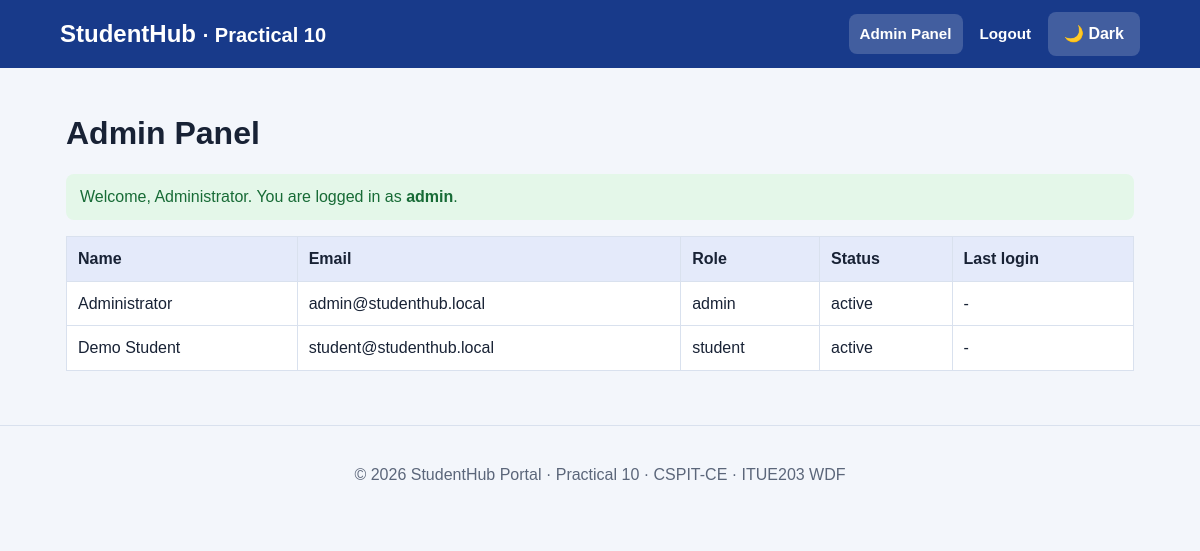
/admin.php (signed in), run on the app's committed database.
### tables this page shows
CREATE TABLE users (
  user_id INT AUTO_INCREMENT PRIMARY KEY,
  name VARCHAR(60) NOT NULL,
  email VARCHAR(100) NOT NULL UNIQUE,
  mobile VARCHAR(10) DEFAULT NULL,
  gender ENUM('Male','Female','Other') DEFAULT NULL,
  password_hash VARCHAR(255) NOT NULL,
  role ENUM('admin','student') NOT NULL DEFAULT 'student',
  status ENUM('active','inactive') NOT NULL DEFAULT 'active',
  last_login DATETIME DEFAULT NULL,
  created_at TIMESTAMP DEFAULT CURRENT_TIMESTAMP
);

### includes/auth.php (called while the page is built, shortened)
<?php
function e($s) { return htmlspecialchars((string)$s, ENT_QUOTES, 'UTF-8'); }
function url($p = '') { return BASE_URL . ltrim($p, '/'); }

### admin.php (the view, shortened to what this page needs)
<?php
require_once __DIR__ . '/includes/auth.php';
$users = $conn->query('SELECT name, email, role, status, last_login FROM users ORDER BY user_id');
include __DIR__ . '/includes/header.php';
?>
<h1>Admin Panel</h1>
<p class="alert success">Welcome, <?= e($_SESSION['name']) ?>. You are logged in as <strong>admin</strong>.</p>
<div class="table-wrap"><table>
<tr><th>Name</th><th>Email</th><th>Role</th><th>Status</th><th>Last login</th></tr>
<?php while ($u = $users->fetch_assoc()): ?>
<tr><td><?= e($u['name']) ?></td><td><?= e($u['email']) ?></td><td><?= e($u['role']) ?></td><td><?= e($u['status']) ?></td><td><?= e($u['last_login'] ?? '-') ?></td></tr>
<?php endwhile; ?>
</table></div>
<?php include __DIR__ . '/includes/footer.php'; ?>

### includes/header.php (shortened to what this page needs)
<?php
require_once __DIR__ . '/auth.php';
$here = ltrim(substr($_SERVER['SCRIPT_NAME'], strlen(rawurldecode(BASE_URL))), '/');
?>
<!DOCTYPE html>
<html lang="en">
<head>
<link rel="stylesheet" href="<?= e(url('assets/css/style.css')) ?>">
</head>
<body>
<header class="site-header">
    <a href="<?= e(url('index.php')) ?>" class="logo">StudentHub <small>&middot; <?= e(PRACTICAL) ?></small></a>
    <nav class="nav-links" id="navLinks" aria-label="Main navigation">
<?php foreach (NAV as [$label, $file, $access]):
    $ok = $access === 'all' || ($access === 'guest' && !is_logged_in()) || ($access === 'user' && is_logged_in())
        || ($access === 'admin' && is_admin()) || ($access === 'student' && is_logged_in() && !is_admin());
    if (!$ok) continue; ?>
        <a href="<?= e(url($file)) ?>"<?= $here === $file ? ' aria-current="page"' : '' ?>><?= e($label) ?></a>
<?php endforeach; ?>
        <button type="button" id="themeToggle" class="theme-btn">&#127769; Dark</button>
    </nav>
</header>
<main class="container" id="main">

### includes/footer.php (shortened to what this page needs)
</main>
<footer class="site-footer">
    <p>&copy; 2026 StudentHub Portal &middot; <?= e(PRACTICAL) ?> &middot; CSPIT-CE &middot; ITUE203 WDF</p>
</footer>
</body>
</html>

### assets/css/style.css (style rules this page uses)
:root { --bg:#f3f6fb;--card:#fff;--text:#182235;--muted:#5b667a;--primary:#2457d6;--on-primary:#fff;--head:#183a8a;--border:#d9e1ee;--shadow:0 6px 20px rgba(24,34,53,.08);--ok:#176b36;--okbg:#e4f7e9;--err:#a61b1b;--errbg:#fde8e8 }
* { box-sizing:border-box }
html { scroll-behavior:smooth }
body { margin:0;font-family:Arial,Helvetica,sans-serif;line-height:1.6;background:var(--bg);color:var(--text) }
a { color:var(--primary);font-weight:600;text-decoration:none }
h1,h2,h3 { line-height:1.25 }
.container { max-width:1100px;margin:0 auto;padding:24px 16px }
.site-header { display:flex;align-items:center;justify-content:space-between;flex-wrap:wrap;gap:10px;background:var(--head);padding:12px 5%;position:relative }
.logo { color:#fff;font-size:1.5rem;font-weight:700 }
.nav-links { display:flex;align-items:center;flex-wrap:wrap;gap:6px }
.nav-links a { color:#fff;padding:8px 11px;border-radius:8px;font-size:.95rem }
.nav-links a:hover,.nav-links a[aria-current="page"] { background:rgba(255,255,255,.18);text-decoration:none }
.theme-btn { background:rgba(255,255,255,.18);color:#fff }
.site-footer { text-align:center;color:var(--muted);padding:20px;border-top:1px solid var(--border);margin-top:30px }
button,.btn { display:inline-block;font:inherit;font-weight:600;padding:9px 16px;border:0;border-radius:8px;background:var(--primary);color:var(--on-primary);cursor:pointer;text-decoration:none }
.alert { padding:10px 14px;border-radius:8px;margin:0 0 16px }
.alert.success { background:var(--okbg);color:var(--ok) }
.table-wrap { overflow-x:auto }
table { width:100%;border-collapse:collapse;background:var(--card) }
th,td { border:1px solid var(--border);padding:9px 11px;text-align:left;vertical-align:top }
th { background:rgba(36,87,214,.12) }

### data on the page
users: name "Administrator", email "admin@studenthub.local", role "admin", status "active", last_login "-"
users: name "Demo Student", email "student@studenthub.local", role "student", status "active", last_login "-"

### other printed values
PRACTICAL "Practical 10"
$label "Admin Panel"
$label "Logout"
$_SESSION['name'] "Administrator"
